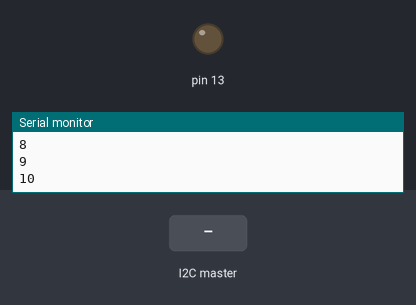
Simulated run of this sketch. Board: Arduino Uno, built with avr-gcc and run on an emulated ATmega328P. Parts: output pins drawn as LEDs (lit = HIGH), the last lines printed to the serial monitor. The inputs (shaded band) are chosen by the test bench.

Above: at 1.2 s.
1.3 s: the I2C master sends the byte 1
At 2.6 s:
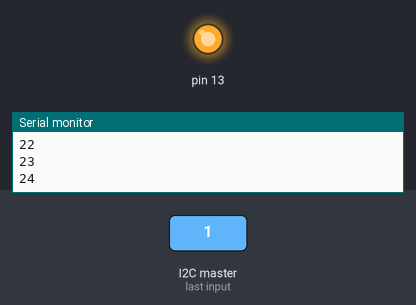
Timing chart, 0 to 4.3 s (numbered marks = the images above; inputs shaded):
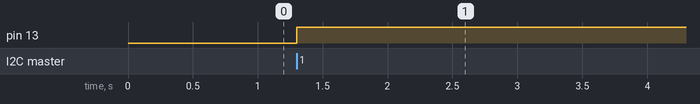

The sketch:

solar_panel.ino
```cpp
// Wire Slave Receiver
#include <Wire.h>
#include<stdlib.h>


#define SLAVE_ADDRESS 0x04
int number = 0;
int state = 0;

void setup() {
    pinMode(13, OUTPUT);
    Serial.begin(9600); // start serial for output
    // initialize i2c as slave
    Wire.begin(SLAVE_ADDRESS);
    //Wire.begin(8); // join i2c bus with address #8

    // define callbacks for i2c communication
    Wire.onReceive(receiveData);
    Wire.onRequest(sendData);

    Serial.println("Ready!");
}

int voltage = 0;

void loop() {
    delay(100);

    // send data every second
    //Wire.beginTransmission(SLAVE_ADDRESS); // transmit to device #8
    //Wire.write(14);
    //Wire.endTransmission();    // stop transmitting
    Serial.println(voltage);
    voltage++;

}

// function that executes whenever data is received from master
// this function is registered as an event, see setup()
// callback for received data
void receiveData(int byteCount){

//    while(1 < Wire.available()) {
      while(Wire.available()) {
        number = Wire.read();
        Serial.print("data received:");
        Serial.println(number);

        if (number == 1){

            if (state == 0){
                digitalWrite(13, HIGH); // set the LED on
                state = 1;
            }
            else{
                digitalWrite(13, LOW); // set the LED off
                state = 0;
            }
        }
    }
    //int x = Wire.read();    // receive byte as an integer
  //Serial.println(x);         // print the integer
}

char outstr[15];
String stringOne = "";
// callback for sending data
void sendData(){
    //Wire.write(voltage);
    //Wire.write("volt,");
    //Wire.write(voltage);
    dtostrf(voltage,5,2,outstr);
    stringOne = String("volt,") + outstr + String("\n");
    stringOne.toCharArray(outstr,15);
    Wire.write(outstr);
    //Wire.write("\n");
}
```

Measured:
- after the input at 1.3 s, pin 13: LOW → HIGH at once
